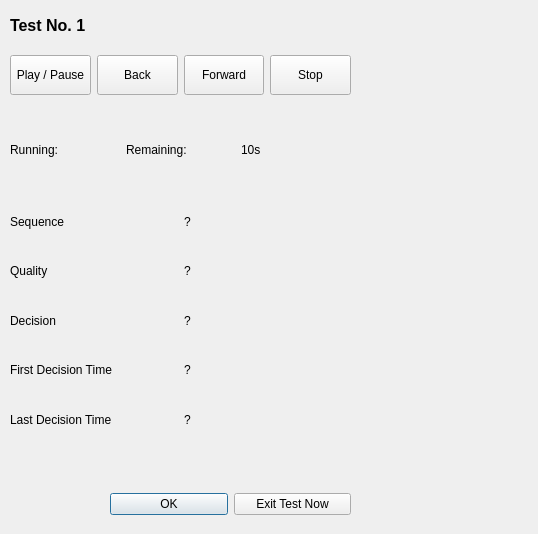
<?xml version="1.0" encoding="UTF-8"?>
<ui version="4.0">
 <class>TestExecution</class>
 <widget class="QDialog" name="TestExecution">
  <property name="geometry">
   <rect>
    <x>0</x>
    <y>0</y>
    <width>538</width>
    <height>534</height>
   </rect>
  </property>
  <property name="windowTitle">
   <string>Test Execution</string>
  </property>
  <widget class="QWidget" name="horizontalLayoutWidget">
   <property name="geometry">
    <rect>
     <x>110</x>
     <y>490</y>
     <width>241</width>
     <height>29</height>
    </rect>
   </property>
   <layout class="QHBoxLayout" name="horizontalLayout">
    <item>
     <widget class="QPushButton" name="okCMDB">
      <property name="maximumSize">
       <size>
        <width>150</width>
        <height>16777215</height>
       </size>
      </property>
      <property name="text">
       <string>OK</string>
      </property>
     </widget>
    </item>
    <item>
     <widget class="QPushButton" name="exitCMDB">
      <property name="maximumSize">
       <size>
        <width>150</width>
        <height>16777215</height>
       </size>
      </property>
      <property name="text">
       <string>Exit Test Now</string>
      </property>
     </widget>
    </item>
   </layout>
  </widget>
  <widget class="QWidget" name="horizontalLayoutWidget_2">
   <property name="geometry">
    <rect>
     <x>10</x>
     <y>50</y>
     <width>341</width>
     <height>51</height>
    </rect>
   </property>
   <layout class="QHBoxLayout" name="horizontalLayout_2">
    <item>
     <widget class="QPushButton" name="playPauseCMDB">
      <property name="minimumSize">
       <size>
        <width>50</width>
        <height>40</height>
       </size>
      </property>
      <property name="text">
       <string>Play / Pause</string>
      </property>
     </widget>
    </item>
    <item>
     <widget class="QPushButton" name="backCMDB">
      <property name="minimumSize">
       <size>
        <width>50</width>
        <height>40</height>
       </size>
      </property>
      <property name="text">
       <string>Back</string>
      </property>
     </widget>
    </item>
    <item>
     <widget class="QPushButton" name="fwdCMDB">
      <property name="minimumSize">
       <size>
        <width>50</width>
        <height>40</height>
       </size>
      </property>
      <property name="text">
       <string>Forward</string>
      </property>
     </widget>
    </item>
    <item>
     <widget class="QPushButton" name="stopCMDB">
      <property name="minimumSize">
       <size>
        <width>50</width>
        <height>40</height>
       </size>
      </property>
      <property name="text">
       <string>Stop</string>
      </property>
     </widget>
    </item>
   </layout>
  </widget>
  <widget class="QLabel" name="titleLBL">
   <property name="geometry">
    <rect>
     <x>10</x>
     <y>10</y>
     <width>111</width>
     <height>31</height>
    </rect>
   </property>
   <property name="font">
    <font>
     <pointsize>12</pointsize>
     <weight>75</weight>
     <bold>true</bold>
    </font>
   </property>
   <property name="text">
    <string>Test No. 1</string>
   </property>
  </widget>
  <widget class="QWidget" name="horizontalLayoutWidget_3">
   <property name="geometry">
    <rect>
     <x>10</x>
     <y>110</y>
     <width>341</width>
     <height>80</height>
    </rect>
   </property>
   <layout class="QHBoxLayout" name="horizontalLayout_3">
    <item>
     <widget class="QLabel" name="runningLBL">
      <property name="maximumSize">
       <size>
        <width>16777215</width>
        <height>40</height>
       </size>
      </property>
      <property name="text">
       <string>Running:</string>
      </property>
     </widget>
    </item>
    <item>
     <widget class="QLabel" name="remainLBL">
      <property name="maximumSize">
       <size>
        <width>16777215</width>
        <height>40</height>
       </size>
      </property>
      <property name="text">
       <string>Remaining:</string>
      </property>
     </widget>
    </item>
    <item>
     <widget class="QLabel" name="timeLBL">
      <property name="maximumSize">
       <size>
        <width>16777215</width>
        <height>40</height>
       </size>
      </property>
      <property name="text">
       <string>10s</string>
      </property>
     </widget>
    </item>
   </layout>
  </widget>
  <widget class="QWidget" name="gridLayoutWidget">
   <property name="geometry">
    <rect>
     <x>10</x>
     <y>200</y>
     <width>341</width>
     <height>241</height>
    </rect>
   </property>
   <layout class="QGridLayout" name="gridLayout">
    <item row="4" column="0">
     <widget class="QLabel" name="ldtimeLBL">
      <property name="text">
       <string>Last Decision Time</string>
      </property>
     </widget>
    </item>
    <item row="0" column="0">
     <widget class="QLabel" name="seqLBL">
      <property name="text">
       <string>Sequence</string>
      </property>
     </widget>
    </item>
    <item row="1" column="0">
     <widget class="QLabel" name="qualLBL">
      <property name="text">
       <string>Quality</string>
      </property>
     </widget>
    </item>
    <item row="2" column="0">
     <widget class="QLabel" name="decLBL">
      <property name="text">
       <string>Decision</string>
      </property>
     </widget>
    </item>
    <item row="3" column="0">
     <widget class="QLabel" name="fdtimeLBL">
      <property name="frameShape">
       <enum>QFrame::NoFrame</enum>
      </property>
      <property name="frameShadow">
       <enum>QFrame::Plain</enum>
      </property>
      <property name="text">
       <string>First Decision Time</string>
      </property>
     </widget>
    </item>
    <item row="0" column="1">
     <widget class="QLabel" name="seqVal">
      <property name="text">
       <string>?</string>
      </property>
     </widget>
    </item>
    <item row="1" column="1">
     <widget class="QLabel" name="qualVal">
      <property name="text">
       <string>?</string>
      </property>
     </widget>
    </item>
    <item row="2" column="1">
     <widget class="QLabel" name="decVal">
      <property name="text">
       <string>?</string>
      </property>
     </widget>
    </item>
    <item row="3" column="1">
     <widget class="QLabel" name="fdtimeVal">
      <property name="text">
       <string>?</string>
      </property>
     </widget>
    </item>
    <item row="4" column="1">
     <widget class="QLabel" name="ldtimeVal">
      <property name="text">
       <string>?</string>
      </property>
     </widget>
    </item>
   </layout>
  </widget>
 </widget>
 <resources/>
 <connections/>
</ui>
